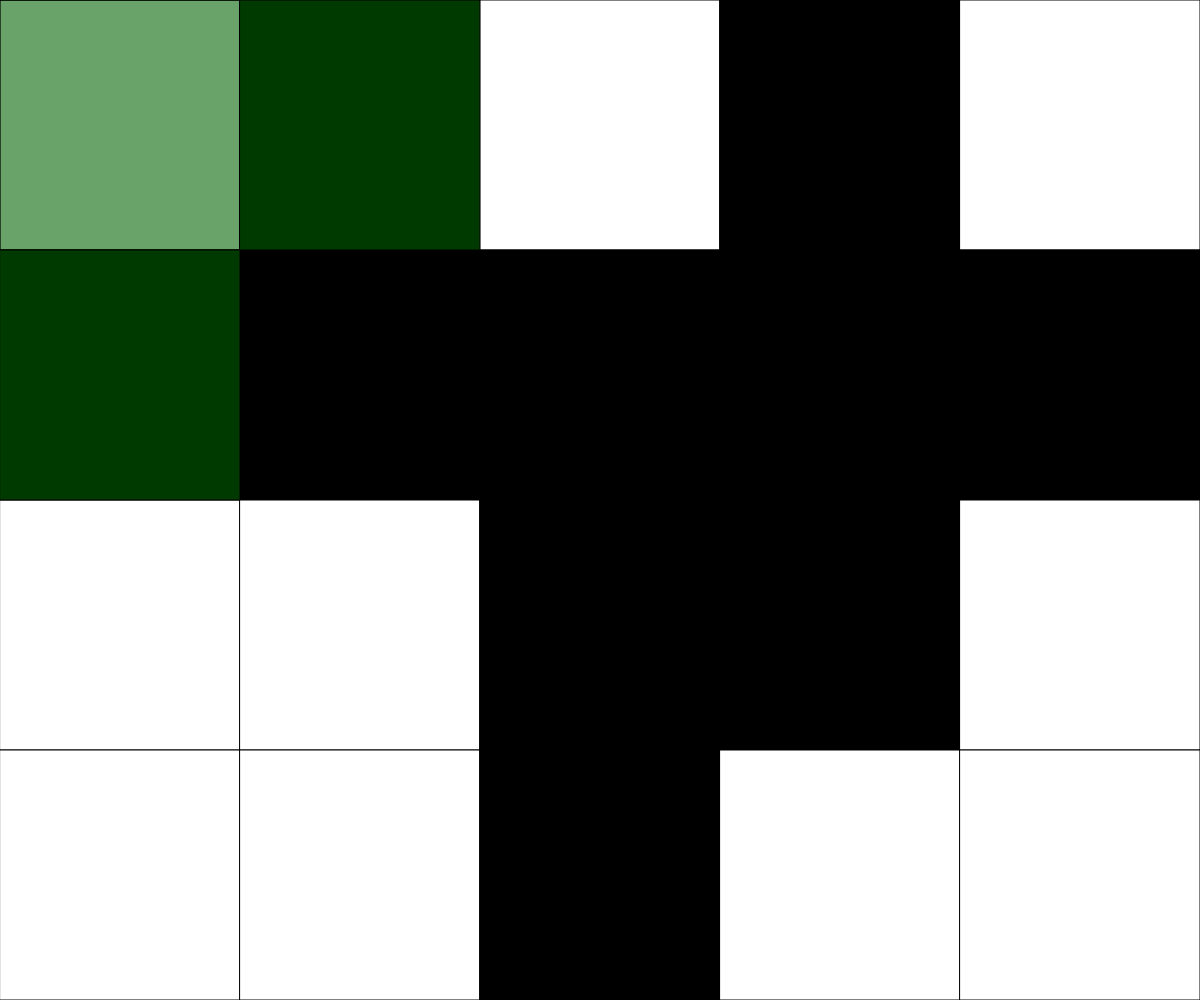
Frame 1 (no input)
Frame 60 (no input): identical to frame 1, image omitted
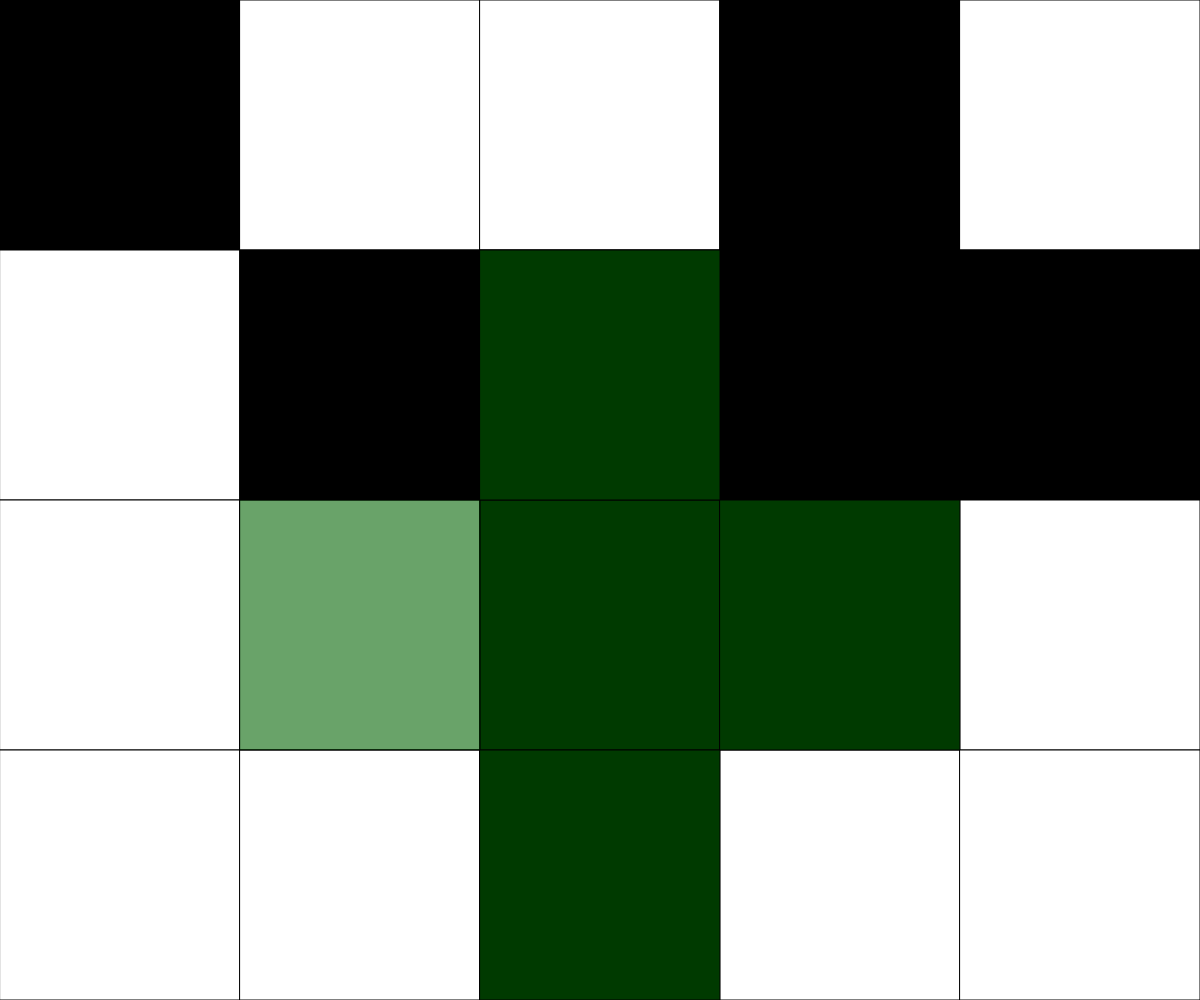
Frame 120 (the mouse pressed at the canvas centre since frame 60)

The p5.js sketch that drew these frames (run headless with seeded random() and noise() and a simulated clock; from frame 60 on, the mouse is pressed at the canvas centre):

// p5.js sketch
// ── sketch.js
let NUM_ROWS = 4;
let NUM_COLS = 5;
let rectWidth, rectHeight;
let currentRow, currentCol;
let newGrid = [];

function setup() {
  createCanvas(windowWidth, windowHeight);
  rectWidth = width / NUM_COLS;
  rectHeight = height / NUM_ROWS;

  // Initialize newGrid with random values (0 or 255)
  newGrid = [];
  for (let i = 0; i < NUM_ROWS; i++) {
    let rowArray = [];
    for (let j = 0; j < NUM_COLS; j++) {
      rowArray.push(int(random(0, 2)) === 0 ? 0 : 255); // Random 0 or 255
    }
    newGrid.push(rowArray);
  }
}

function draw() {
  background(220);
  
  determineActiveSquare();   // figure out which tile the mouse cursor is over
  drawGrid();                // render the current game board to the screen (and the overlay)
  winCondition();
  overlay();
}

function mousePressed() {
  if (keyIsDown(32)) {  // Spacebar key (keyCode: 32)
    // Spacebar is pressed -> Flip 4 squares (current + right + down + diagonal)
    flip(currentCol, currentRow);
    flip(currentCol + 1, currentRow);
    flip(currentCol, currentRow + 1);
    flip(currentCol + 1, currentRow + 1);
  } else if (keyIsDown(SHIFT) && mouseIsPressed) {  // Shift key is pressed
    // Shift is pressed -> Flip only the currently selected square
    flip(currentCol, currentRow);
  } else {
    // No key pressed -> Flip 5 squares (current + right + left + up + down)
    flip(currentCol, currentRow);
    flip(currentCol + 1, currentRow);
    flip(currentCol - 1, currentRow);
    flip(currentCol, currentRow - 1);
    flip(currentCol, currentRow + 1);
  }
}

function flip(col, row) {
  if (col >= 0 && col < NUM_COLS && row >= 0 && row < NUM_ROWS) {
    newGrid[row][col] = newGrid[row][col] === 0 ? 255 : 0;
  }
}

function determineActiveSquare() {
  currentRow = int(mouseY / rectHeight);
  currentCol = int(mouseX / rectWidth);
}

function drawGrid() {
  for (let x = 0; x < NUM_COLS; x++) {
    for (let y = 0; y < NUM_ROWS; y++) {
      fill(newGrid[y][x]);
      rect(x * rectWidth, y * rectHeight, rectWidth, rectHeight);
    }
  }
}

function winCondition() {
  let firstValue = newGrid[0][0];
  let allIdentical = newGrid.every(row => row.every(value => value === firstValue));

  if (allIdentical) {
    textSize(32);
    fill(firstValue === 0 ? 255 : 0);
    textAlign(CENTER, CENTER);
    text("You Win", width / 2, height / 2);
  }
}

function overlay() {
  currentRow = int(mouseY / rectHeight);
  currentCol = int(mouseX / rectWidth);
  fill(0, 100, 0, 150);
  rect(currentCol * rectWidth, currentRow * rectHeight, rectWidth, rectHeight);
  rect((currentCol + 1) * rectWidth, currentRow * rectHeight, rectWidth, rectHeight);
  rect((currentCol - 1) * rectWidth, currentRow * rectHeight, rectWidth, rectHeight);
  rect(currentCol * rectWidth, (currentRow - 1) * rectHeight, rectWidth, rectHeight);
  rect(currentCol * rectWidth, (currentRow + 1) * rectHeight, rectWidth, rectHeight);
}
